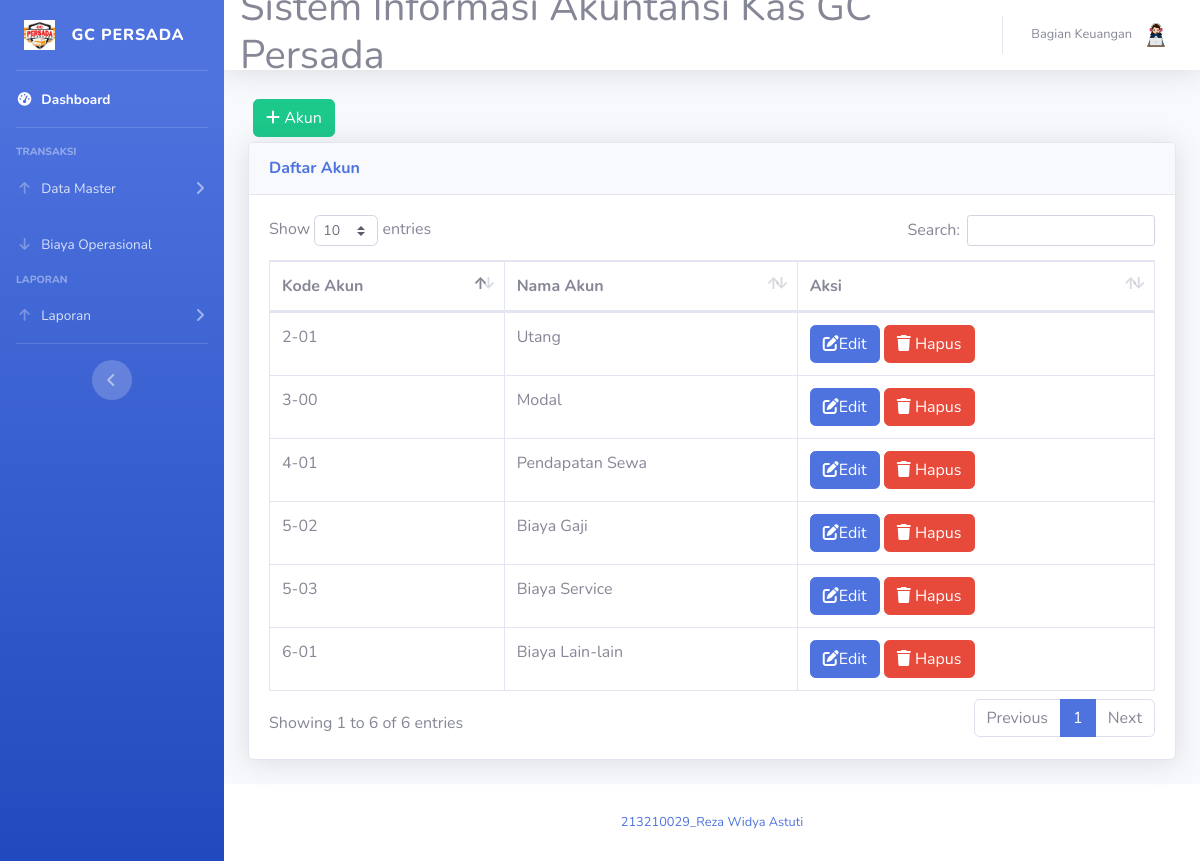
The page /kategori.php (signed in) on the database its author committed.
### tables this page shows
CREATE TABLE `kategori_akun` (
  `id_akun` varchar(5) NOT NULL,
  `nama_akun` varchar(25) NOT NULL
);

### kategori.php (the view, shortened to what this page needs)
<!DOCTYPE html>
<html lang="en">
<head>
    <link href="vendor/fontawesome-free/css/all.min.css" rel="stylesheet" type="text/css">
    <link href="css/sb-admin-2.min.css" rel="stylesheet">
    <link href="vendor/datatables/dataTables.bootstrap4.min.css" rel="stylesheet">
</head>
<body id="page-top">
    <?php
    require 'koneksi.php';
    $role = $_SESSION['role_id'];
    $role == '3' ? require('sidebar-karyawan.php') : require('sidebar.php');
    ?>
    <div id="content">
        <?php require 'navbar.php'; ?>
        <div class="container-fluid">
            <button type="button" class="btn btn-success" style="margin:5px" data-toggle="modal" data-target="#myModalTambah"><i class="fa fa-plus"> </i> Akun</button><br>
            <div class="card shadow mb-4">
                <div class="card-header py-3">
                    <h6 class="m-0 font-weight-bold text-primary">Daftar Akun</h6>
                </div>
                <div class="card-body">
                    <div class="table-responsive">
                        <table class="table table-bordered" id="dataTable" width="100%" cellspacing="0">
                            <thead>
                                <tr>
                                    <th>Kode Akun</th>
                                    <th>Nama Akun</th>
                                    <th>Aksi</th>
                                </tr>
                            </thead>
                            <tbody>
                                <?php
                                $query_kategori = mysqli_query($koneksi, "SELECT * FROM kategori_akun");
                                while ($data = mysqli_fetch_assoc($query_kategori)) {
                                ?>
                                    <tr>
                                        <td><?= $data['id_akun'] ?></td>
                                        <td><?= $data['nama_akun'] ?></td>
                                        <td>
                                            <a href="#" type="button" class="btn btn-primary btn-md" data-toggle="modal" data-target="#myModal<?php echo $data['id_akun']; ?>"> <i class="fa fa-edit"></i>Edit</a>
                                            <a href="#" type="button" class="btn btn-danger btn-md" data-toggle="modal" data-target="#modalHapus<?php echo $data['id_akun']; ?>"><i class="fa fa-trash"></i> Hapus</a>
                                        <?php
                                    }
                                        ?>
                            </tbody>
                        </table>
                    </div>
                </div>
            </div>
        </div>
    </div>
    <?php require 'footer.php' ?>
    </div>
    </div>
</body>
</html>

### rows shown on the page
kategori_akun: id_akun "2-01", nama_akun "Utang"
kategori_akun: id_akun "3-00", nama_akun "Modal"
kategori_akun: id_akun "4-01", nama_akun "Pendapatan Sewa"
kategori_akun: id_akun "5-02", nama_akun "Biaya Gaji"
kategori_akun: id_akun "5-03", nama_akun "Biaya Service"
kategori_akun: id_akun "6-01", nama_akun "Biaya Lain-lain"

### other values the page prints
$_SESSION['nama'] "Bagian Keuangan"
